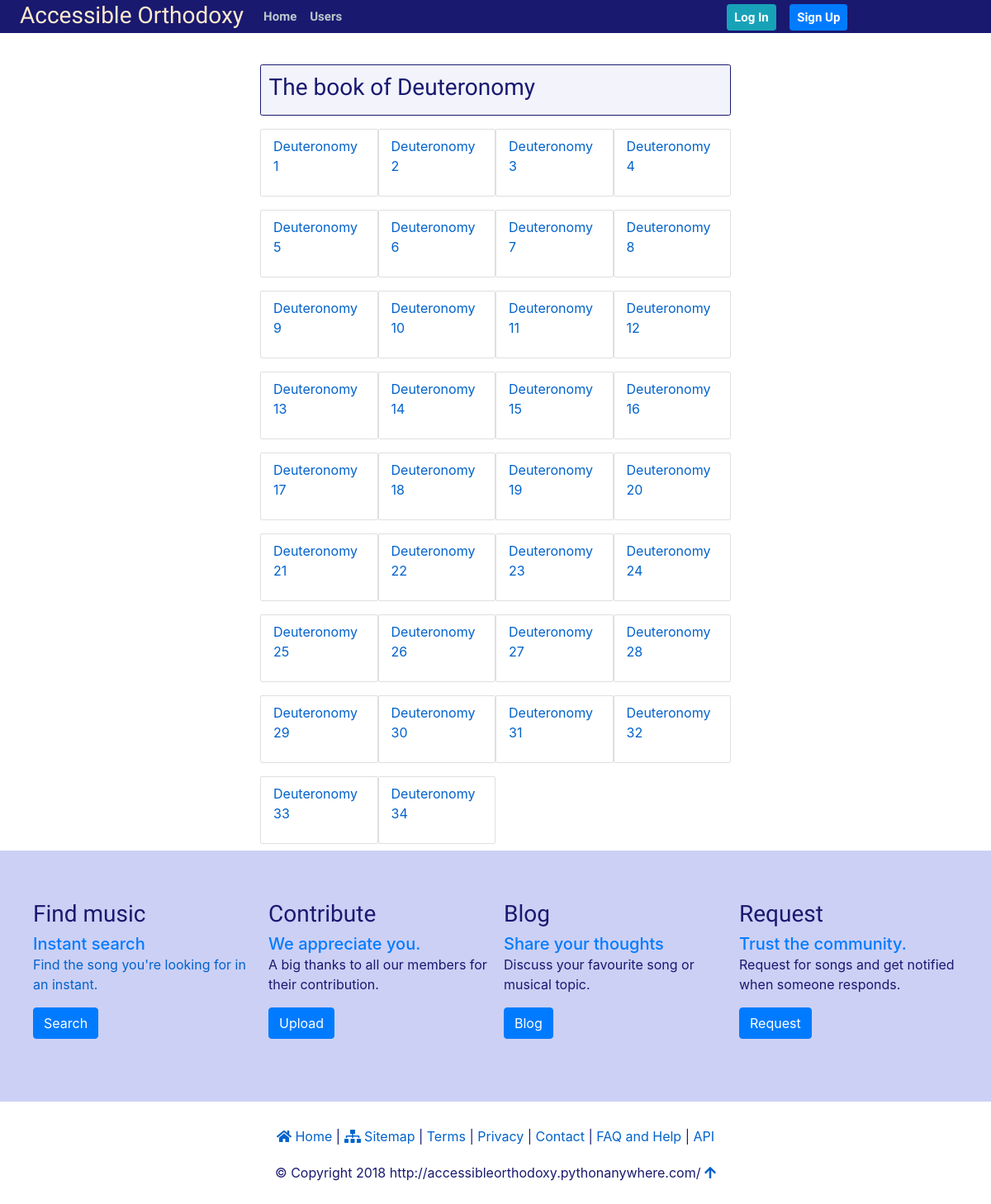
Screenshot of /book/deuteronomy/5/ with the database file from the repository.
### drb/models.py (models this page shows, shortened)
class Book(TimeStampedModel):
    version = models.ForeignKey(Version, on_delete=models.CASCADE)
    name = models.CharField(max_length=50, unique=True)
    alt_name = models.CharField(max_length=100, blank=True)
    position = models.IntegerField()
    testament = models.CharField(max_length=20)
    slug = AutoSlugField(set_using='name')
    deutero = models.BooleanField(default=False)
    location = models.URLField(blank=True)
    about = models.CharField(max_length=500, blank=True)
    class Meta:
        ordering = ["position", "testament", "name"]

class Chapter(TimeStampedModel):
    book = models.ForeignKey(Book, on_delete=models.CASCADE)
    number = models.IntegerField()
    location = models.URLField(blank=True)
    class Meta:
        ordering = ("book", "number")
    def __str__(self):
        return "{} {}".format(self.book.name, self.number)

### drb/views.py (the view)
# urls.py: path('book/<slug:slug>/<int:pk>/', views.BookChapters.as_view(), name='book_detail'),
class BookChapters(generic.ListView):
    model = Book
    context_object_name = "book_chapter_list"
    template_name = "drb/book_chapter_list.html"
    def book(self):
        return Book.objects.get(pk=self.kwargs['pk'], slug=self.kwargs['slug'])
    def get_context_data(self, **kwargs):
        context = super().get_context_data(**kwargs)
        context['book'] = self.book()
        return context
    def get_queryset(self):
        return self.book().chapter_set.all()

### drb/templates/drb/book_chapter_list.html (shortened to what this page needs)
{% extends "drb_base.html" %}
{% block content_content %}
<div class='container siteuser-index-heading'>
    <div class='row'>
        <h3 class='float-left'>The book of {{ book.name|title }}</h3>
    </div>
</div>
<div class="container">
    <div class="row">
        {% for chapter in book_chapter_list %}
            <div class="col-lg-3 col-md-4 col-xs-6 col-sm-6 py-2 my-2 siteuser-index-details">
                <p><a href="{% url 'douay-rheims:chapter_detail' chapter.book.slug chapter.number chapter.pk %}">{{ chapter|title }}
            </div>
        {% empty %}
            <p>No books added yet.</p>
        {% endfor %}
    </div>
</div>
{% endblock content_content %}

### static/css/catholic.css (style rules this page uses)
body { color: midnightblue; padding-top: 2.4rem; }
h1, h2, h3, h4, h5, h6 { color: midnightblue; font-family: 'Inconsolata', monospace; }
a { color: #0062cc; }
.siteuser-index-heading { background: #f2f3fb; border: 0.6px solid midnightblue; margin: 0.5rem 0; border-radius: 0.15rem; padding-bottom: 0.5rem; }
.siteuser-index-heading h3, h5 { margin-top: 0.6rem; margin-left: 0.6rem; }
.love-bird-detail, .siteuser-index-details { border: 1px solid rgba(0,0,0,.125); border-radius: 0.15rem; background: #fff; color: midnightblue; }

### rows the page displays
Book: name "Deuteronomy"
Chapter: book+number "Deuteronomy 1"
Chapter: book+number "Deuteronomy 2"
Chapter: book+number "Deuteronomy 3"
Chapter: book+number "Deuteronomy 4"
Chapter: book+number "Deuteronomy 5"
Chapter: book+number "Deuteronomy 6"
Chapter: book+number "Deuteronomy 7"
Chapter: book+number "Deuteronomy 8"
Chapter: book+number "Deuteronomy 9"
Chapter: book+number "Deuteronomy 10"
Chapter: book+number "Deuteronomy 11"
Chapter: book+number "Deuteronomy 12"
Chapter: book+number "Deuteronomy 13"
Chapter: book+number "Deuteronomy 14"
Chapter: book+number "Deuteronomy 15"
Chapter: book+number "Deuteronomy 16"
Chapter: book+number "Deuteronomy 17"
Chapter: book+number "Deuteronomy 18"
Chapter: book+number "Deuteronomy 19"
Chapter: book+number "Deuteronomy 20"
Chapter: book+number "Deuteronomy 21"
Chapter: book+number "Deuteronomy 22"
Chapter: book+number "Deuteronomy 23"
Chapter: book+number "Deuteronomy 24"
Chapter: book+number "Deuteronomy 25"
Chapter: book+number "Deuteronomy 26"
Chapter: book+number "Deuteronomy 27"
Chapter: book+number "Deuteronomy 28"
Chapter: book+number "Deuteronomy 29"
Chapter: book+number "Deuteronomy 30"
Chapter: book+number "Deuteronomy 31"
Chapter: book+number "Deuteronomy 32"
Chapter: book+number "Deuteronomy 33"
Chapter: book+number "Deuteronomy 34"
